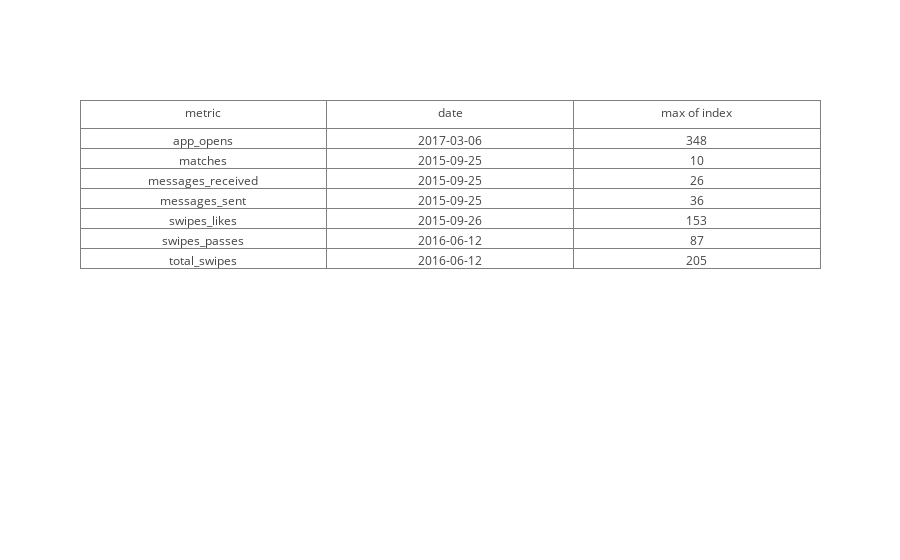

Notebook code for this chart:
### Code cell
iplot(data)

### Figure 1 — Plotly figure (JSON) as saved in the notebook; plotly's stock layout.template omitted (floating-point values rounded to 4 significant figures)
{"data": [{"cells": {"values": [["app_opens", "matches", "messages_received", "messages_sent", "swipes_likes", "swipes_passes", "total_swipes"], ["2017-03-06", "2015-09-25", "2015-09-25", "2015-09-25", "2015-09-26", "2016-06-12", "2016-06-12"], [348, 10, 26, 36, 153, 87, 205]]}, "header": {"values": ["metric", "date", "max of index"]}, "name": "Max Usage Metrics", "type": "table", "uid": "6c614a0d-e9b0-4442-bfc9-a043f0e3ad88"}], "layout": {}}
